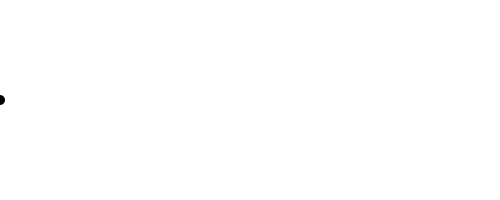
Frame 1 (no input)
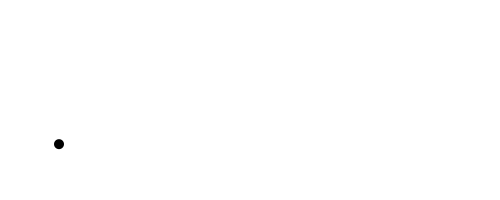
Frame 60 (the mouse pressed at the canvas centre just before this capture)
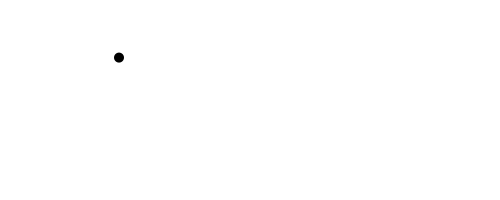
Frame 120 (the mouse held since frame 60 and released just before this capture)

The Processing sketch that drew these frames (run headless with seeded random() and noise(); from frame 60 on, the mouse is pressed at the canvas centre):

// Processing sketch: processing_70297
// ── processing_70297.pde

float px, py;
float angle;
float radius = 50;
float frequency = 2;
float x;
int direc=1;


void setup() {
  size(500, 200);
  background (255);
}

void draw() {
  background (255);
  py = height/2+sin(radians(angle))*(radius);
  fill(0);
  noStroke();
 
  ellipse(x, py, 10, 10);
  angle += frequency;
  if (x > 0 || x < width) {
    direc *= 1;
  }

  if (x < 0 || x > width) {
    direc *= -1;
  }
  x = x + ( direc);
}
